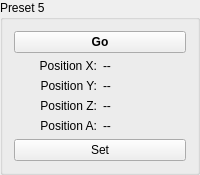
       <widget class="QGroupBox" name="group_p5">
        <property name="enabled">
         <bool>true</bool>
        </property>
        <property name="title">
         <string>Preset 5</string>
        </property>
        <layout class="QGridLayout" name="gridLayout_16">
         <item row="0" column="0">
          <widget class="QPushButton" name="push_pr5_go">
           <property name="sizePolicy">
            <sizepolicy hsizetype="Minimum" vsizetype="Fixed">
             <horstretch>0</horstretch>
             <verstretch>0</verstretch>
            </sizepolicy>
           </property>
           <property name="font">
            <font>
             <weight>75</weight>
             <bold>true</bold>
            </font>
           </property>
           <property name="text">
            <string>Go</string>
           </property>
          </widget>
         </item>
         <item row="3" column="0">
          <layout class="QHBoxLayout" name="horizontalLayout_43">
           <item>
            <widget class="QLabel" name="label_47">
             <property name="text">
              <string>Position Y:</string>
             </property>
             <property name="alignment">
              <set>Qt::AlignRight|Qt::AlignTrailing|Qt::AlignVCenter</set>
             </property>
            </widget>
           </item>
           <item>
            <widget class="QLabel" name="label_pr5_y">
             <property name="minimumSize">
              <size>
               <width>40</width>
               <height>0</height>
              </size>
             </property>
             <property name="text">
              <string>--</string>
             </property>
            </widget>
           </item>
          </layout>
         </item>
         <item row="4" column="0">
          <layout class="QHBoxLayout" name="horizontalLayout_42">
           <item>
            <widget class="QLabel" name="label_42">
             <property name="text">
              <string>Position Z:</string>
             </property>
             <property name="alignment">
              <set>Qt::AlignRight|Qt::AlignTrailing|Qt::AlignVCenter</set>
             </property>
            </widget>
           </item>
           <item>
            <widget class="QLabel" name="label_pr5_z">
             <property name="minimumSize">
              <size>
               <width>40</width>
               <height>0</height>
              </size>
             </property>
             <property name="text">
              <string>--</string>
             </property>
            </widget>
           </item>
          </layout>
         </item>
         <item row="5" column="0">
          <layout class="QHBoxLayout" name="horizontalLayout_41">
           <item>
            <widget class="QLabel" name="label_40">
             <property name="text">
              <string>Position A:</string>
             </property>
             <property name="alignment">
              <set>Qt::AlignRight|Qt::AlignTrailing|Qt::AlignVCenter</set>
             </property>
            </widget>
           </item>
           <item>
            <widget class="QLabel" name="label_pr5_a">
             <property name="minimumSize">
              <size>
               <width>40</width>
               <height>0</height>
              </size>
             </property>
             <property name="text">
              <string>--</string>
             </property>
            </widget>
           </item>
          </layout>
         </item>
         <item row="2" column="0">
          <layout class="QHBoxLayout" name="horizontalLayout_53">
           <item>
            <widget class="QLabel" name="label_23">
             <property name="text">
              <string>Position X:</string>
             </property>
             <property name="alignment">
              <set>Qt::AlignRight|Qt::AlignTrailing|Qt::AlignVCenter</set>
             </property>
            </widget>
           </item>
           <item>
            <widget class="QLabel" name="label_pr5_x">
             <property name="minimumSize">
              <size>
               <width>40</width>
               <height>0</height>
              </size>
             </property>
             <property name="text">
              <string>--</string>
             </property>
            </widget>
           </item>
          </layout>
         </item>
         <item row="6" column="0">
          <widget class="QPushButton" name="push_pr5_set">
           <property name="text">
            <string>Set</string>
           </property>
          </widget>
         </item>
        </layout>
       </widget>
